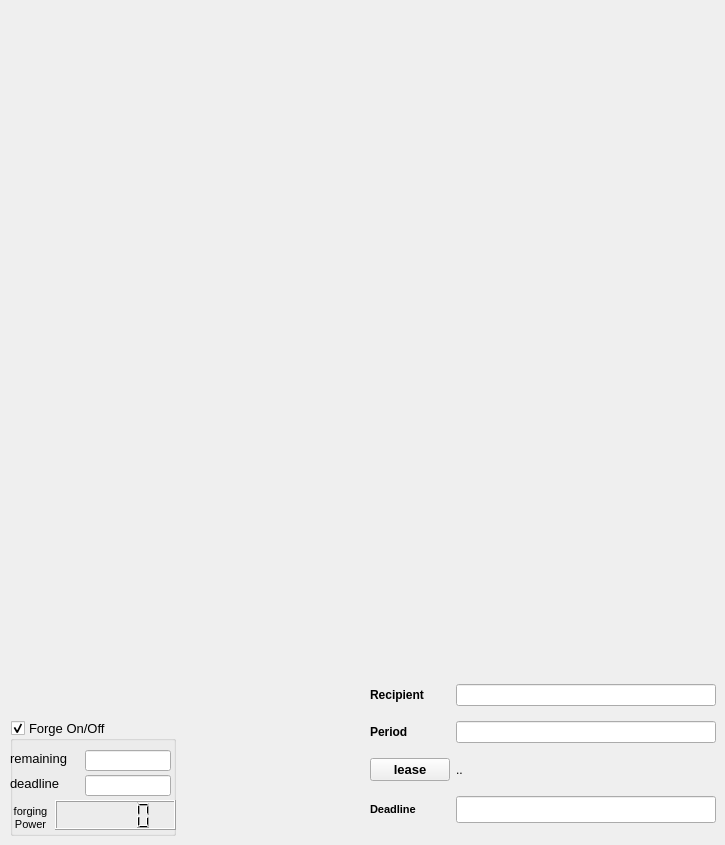
    <widget class="QWidget" name="tab_7">
     <attribute name="title">
      <string>Accounts</string>
     </attribute>
     <widget class="QWidget" name="gridLayoutWidget_2">
      <property name="geometry">
       <rect>
        <x>370</x>
        <y>675</y>
        <width>346</width>
        <height>161</height>
       </rect>
      </property>
      <layout class="QGridLayout" name="gridLayout_2">
       <item row="0" column="1">
        <widget class="QLineEdit" name="lineEdit_leaseRec"/>
       </item>
       <item row="2" column="0">
        <widget class="QPushButton" name="pb_lease">
         <property name="font">
          <font>
           <pointsize>10</pointsize>
           <weight>75</weight>
           <bold>true</bold>
          </font>
         </property>
         <property name="text">
          <string>lease</string>
         </property>
        </widget>
       </item>
       <item row="1" column="1">
        <widget class="QLineEdit" name="lineEdit_leasePer"/>
       </item>
       <item row="0" column="0">
        <widget class="QLabel" name="label_leaseRec">
         <property name="font">
          <font>
           <weight>75</weight>
           <bold>true</bold>
          </font>
         </property>
         <property name="text">
          <string>Recipient</string>
         </property>
        </widget>
       </item>
       <item row="1" column="0">
        <widget class="QLabel" name="label_leasePer">
         <property name="font">
          <font>
           <weight>75</weight>
           <bold>true</bold>
          </font>
         </property>
         <property name="text">
          <string>Period</string>
         </property>
        </widget>
       </item>
       <item row="3" column="0">
        <widget class="QLabel" name="label_deadline_2">
         <property name="font">
          <font>
           <pointsize>8</pointsize>
           <weight>75</weight>
           <bold>true</bold>
          </font>
         </property>
         <property name="text">
          <string>Deadline</string>
         </property>
        </widget>
       </item>
       <item row="3" column="1">
        <widget class="QLineEdit" name="lineEdit_leaseDeadline">
         <property name="font">
          <font>
           <pointsize>12</pointsize>
           <weight>50</weight>
           <bold>false</bold>
          </font>
         </property>
        </widget>
       </item>
       <item row="2" column="1">
        <widget class="QLabel" name="label">
         <property name="text">
          <string>..</string>
         </property>
        </widget>
       </item>
      </layout>
     </widget>
     <widget class="QGroupBox" name="gb_ForgeCtrl">
      <property name="geometry">
       <rect>
        <x>10</x>
        <y>720</y>
        <width>166</width>
        <height>116</height>
       </rect>
      </property>
      <property name="font">
       <font>
        <pointsize>10</pointsize>
       </font>
      </property>
      <property name="title">
       <string>Forge On/Off</string>
      </property>
      <property name="flat">
       <bool>false</bool>
      </property>
      <property name="checkable">
       <bool>true</bool>
      </property>
      <property name="checked">
       <bool>true</bool>
      </property>
      <widget class="QLCDNumber" name="lcdNumber_accBalEff">
       <property name="geometry">
        <rect>
         <x>45</x>
         <y>80</y>
         <width>121</width>
         <height>30</height>
        </rect>
       </property>
      </widget>
      <widget class="QLabel" name="label_balanceEff">
       <property name="geometry">
        <rect>
         <x>-5</x>
         <y>80</y>
         <width>51</width>
         <height>36</height>
        </rect>
       </property>
       <property name="font">
        <font>
         <pointsize>8</pointsize>
         <weight>50</weight>
         <bold>false</bold>
        </font>
       </property>
       <property name="text">
        <string>forging
Power</string>
       </property>
       <property name="alignment">
        <set>Qt::AlignCenter</set>
       </property>
      </widget>
      <widget class="QLineEdit" name="lineEdit_remaining">
       <property name="geometry">
        <rect>
         <x>75</x>
         <y>55</y>
         <width>86</width>
         <height>21</height>
        </rect>
       </property>
       <property name="font">
        <font>
         <pointsize>10</pointsize>
         <weight>50</weight>
         <bold>false</bold>
        </font>
       </property>
      </widget>
      <widget class="QLineEdit" name="lineEdit_ForgeDeadline">
       <property name="geometry">
        <rect>
         <x>75</x>
         <y>30</y>
         <width>86</width>
         <height>21</height>
        </rect>
       </property>
       <property name="font">
        <font>
         <pointsize>10</pointsize>
         <weight>50</weight>
         <bold>false</bold>
        </font>
       </property>
      </widget>
      <widget class="QLabel" name="label_remaining">
       <property name="geometry">
        <rect>
         <x>0</x>
         <y>30</y>
         <width>70</width>
         <height>17</height>
        </rect>
       </property>
       <property name="text">
        <string>remaining</string>
       </property>
      </widget>
      <widget class="QLabel" name="label_Fdeadline">
       <property name="geometry">
        <rect>
         <x>0</x>
         <y>55</y>
         <width>70</width>
         <height>17</height>
        </rect>
       </property>
       <property name="text">
        <string>deadline</string>
       </property>
      </widget>
     </widget>
    </widget>
